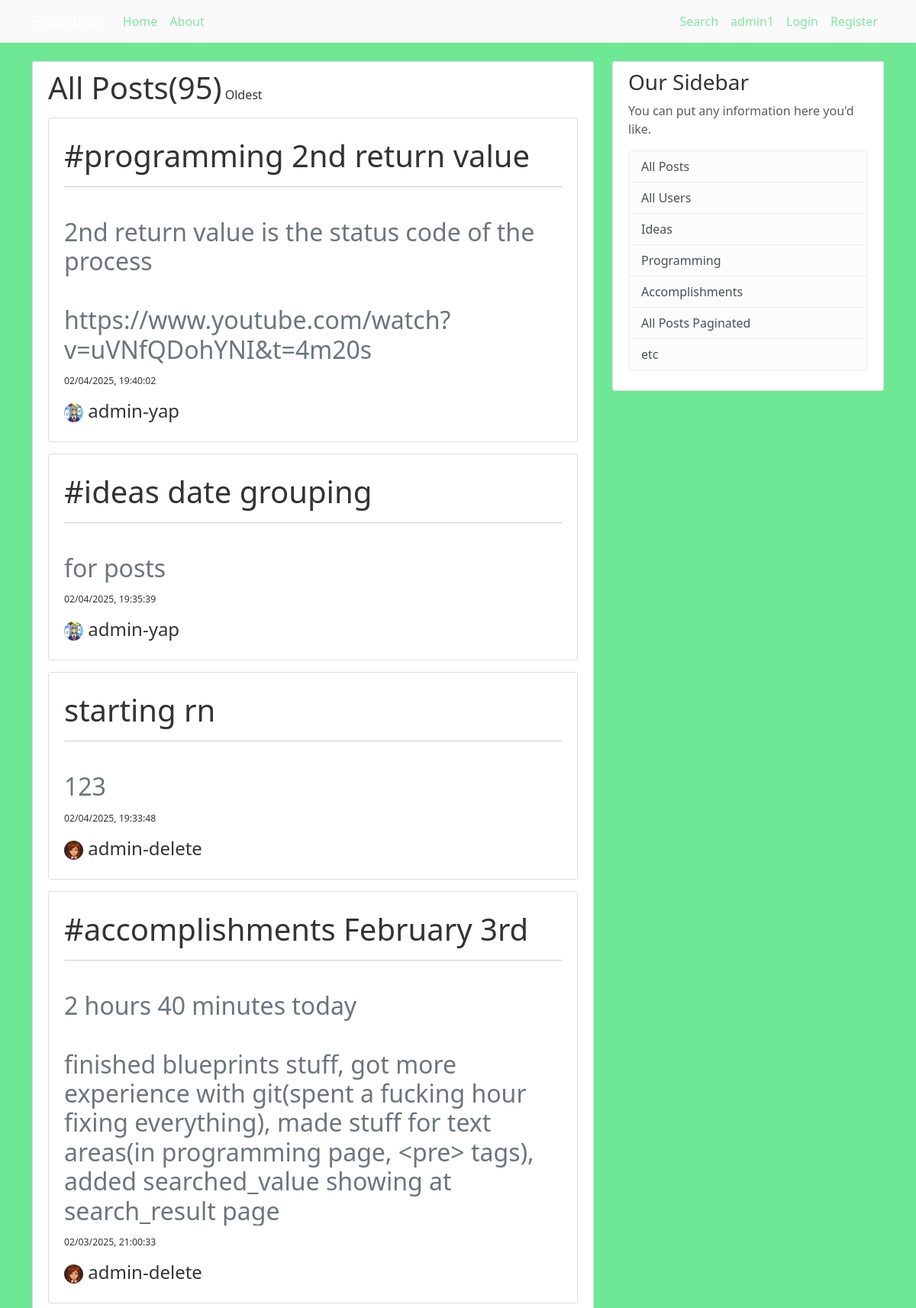
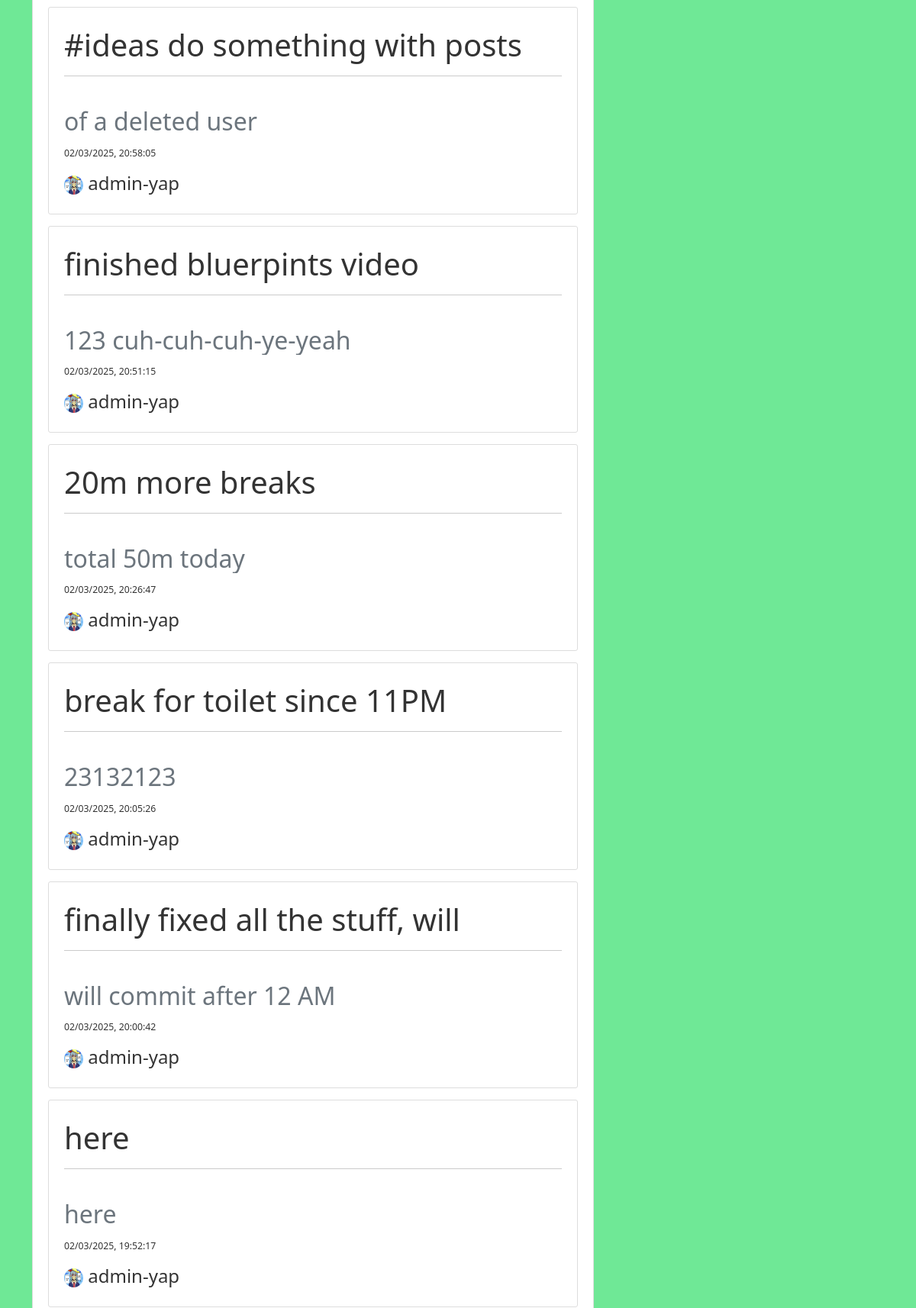
The app's page /all-posts/ (upper part) with its own data (2 pictures, top to bottom).
### bungee_gum/models.py (models this page shows, shortened)
class Post(db.Model):
    id = db.Column(db.Integer, primary_key=True)
    title = db.Column(db.String(100), nullable=False)
    date_posted = db.Column(db.DateTime, nullable=False, default=lambda: datetime.now(timezone.utc))
    content = db.Column(db.Text, nullable=False)
    user_id = db.Column(db.Integer, db.ForeignKey("user.id"), nullable=False)

class User(db.Model, UserMixin):
    id = db.Column(db.Integer, primary_key=True)
    username = db.Column(db.String(20), unique=True, nullable=False)
    email = db.Column(db.String(120), unique=True, nullable=False)
    image_file = db.Column(db.String(20), nullable=False, default="default.jpg")
    password = db.Column(db.String(60), nullable=False)
    posts = db.relationship("Post", backref="author", lazy="subquery")

### bungee_gum/posts/routes.py (the view)
@posts.route("/all-posts/")
def all_posts():
    posts = Post.query.order_by(desc("date_posted")).all()
    posts_num = Post.query.count()
    return render_template("all-posts.html", title="Posts", posts=posts, posts_num=posts_num)

### bungee_gum/templates/all-posts.html
{% extends "base.html" %}
{% block body %}
<div class="content-section">
    <span class="h1">All Posts({{ posts_num }})</span>
    <a href="{{ url_for('posts.all_posts_asc') }}" class="text-decoration-none h6">Oldest</a>
    {% for post in posts %}
        <div class="content-section">
            <div class="media">
                    <a href="{{ url_for('posts.post_view', id=post.id) }}" class="text-decoration-none h1"><h1 class="account-heading"></h1>{{ post.title }}</a>
                <hr> <br>
                    <pre class="h2 text-secondary">{{ post.content }}</pre>
                    <a href="{{ url_for('posts.post_view', id=post.id) }}" class="text-decoration-none small h4">
                        <small class="mute">{{ post.date_posted.strftime('%m/%d/%Y, %H:%M:%S') }}</small></a>
            </div>
            <div>
                <a href="{{ url_for('users.specific_user', id=post.author.id) }}" class="text-decoration-none h4">
                    <img class="rounded-circle account-img-smol" src="{{ url_for('static', filename='profile-pics/' + post.author.image_file)}}">
                    {{ post.author.username }}</a>
            </div>
        </div>
    {% endfor %}
</div>
{% endblock body %}

### bungee_gum/static/style.css (style rules this page uses)
body { background: #6fe896; color: #333333; margin-top: 5rem; }
.content-section { background: #ffffff; padding: 10px 20px; border: 1px solid #dddddd; border-radius: 3px; margin-bottom: 20px; }
.content-section div { margin: 15px 0; }
.account-img-smol { width: 25px; height: 25px; }
pre { font-family: "Segoe UI", Arial, sans-serif; white-space:pre-wrap; word-wrap:break-word; overflow: hidden; }

### records on screen
Post: title "#programming 2nd return value", content "2nd return value is the status code of the process https://www.youtube.com/watch?v=uVNfQDohYNI&t=4m20s", date_posted "02/04/2025, 19:40:02", image_file (picture), author.username "admin-yap"
Post: title "#ideas date grouping", content "for posts", date_posted "02/04/2025, 19:35:39", image_file (picture), author.username "admin-yap"
Post: title "starting rn", content "123", date_posted "02/04/2025, 19:33:48", image_file (placeholder picture), author.username "admin-delete"
Post: title "#accomplishments February 3rd", content "2 hours 40 minutes today finished blueprints stuff, got more experience with git(spent a fucking hour fixing everything), made stuff for text areas(in programming page, <pre> tags), added searched_value showing at search_result page", date_posted "02/03/2025, 21:00:33", image_file (placeholder picture), author.username "admin-delete"
Post: title "#ideas do something with posts", content "of a deleted user", date_posted "02/03/2025, 20:58:05", image_file (picture), author.username "admin-yap"
Post: title "finished bluerpints video", content "123 cuh-cuh-cuh-ye-yeah", date_posted "02/03/2025, 20:51:15", image_file (picture), author.username "admin-yap"
Post: title "20m more breaks", content "total 50m today", date_posted "02/03/2025, 20:26:47", image_file (picture), author.username "admin-yap"
Post: title "break for toilet since 11PM", content "23132123", date_posted "02/03/2025, 20:05:26", image_file (picture), author.username "admin-yap"
Post: title "finally fixed all the stuff, will", content "will commit after 12 AM", date_posted "02/03/2025, 20:00:42", image_file (picture), author.username "admin-yap"
Post: title "here", content "here", date_posted "02/03/2025, 19:52:17", image_file (picture), author.username "admin-yap"

### other values on screen
{{ posts_num }} "95"
